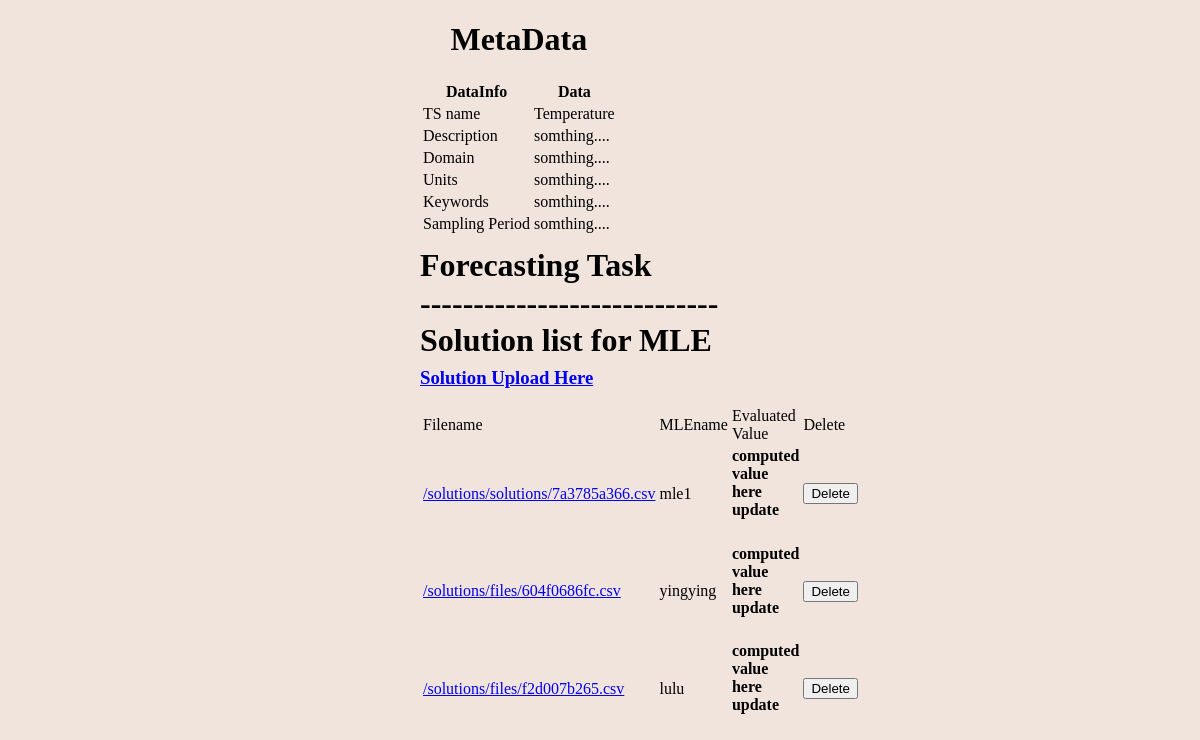
Before: /file/ with the older database file.
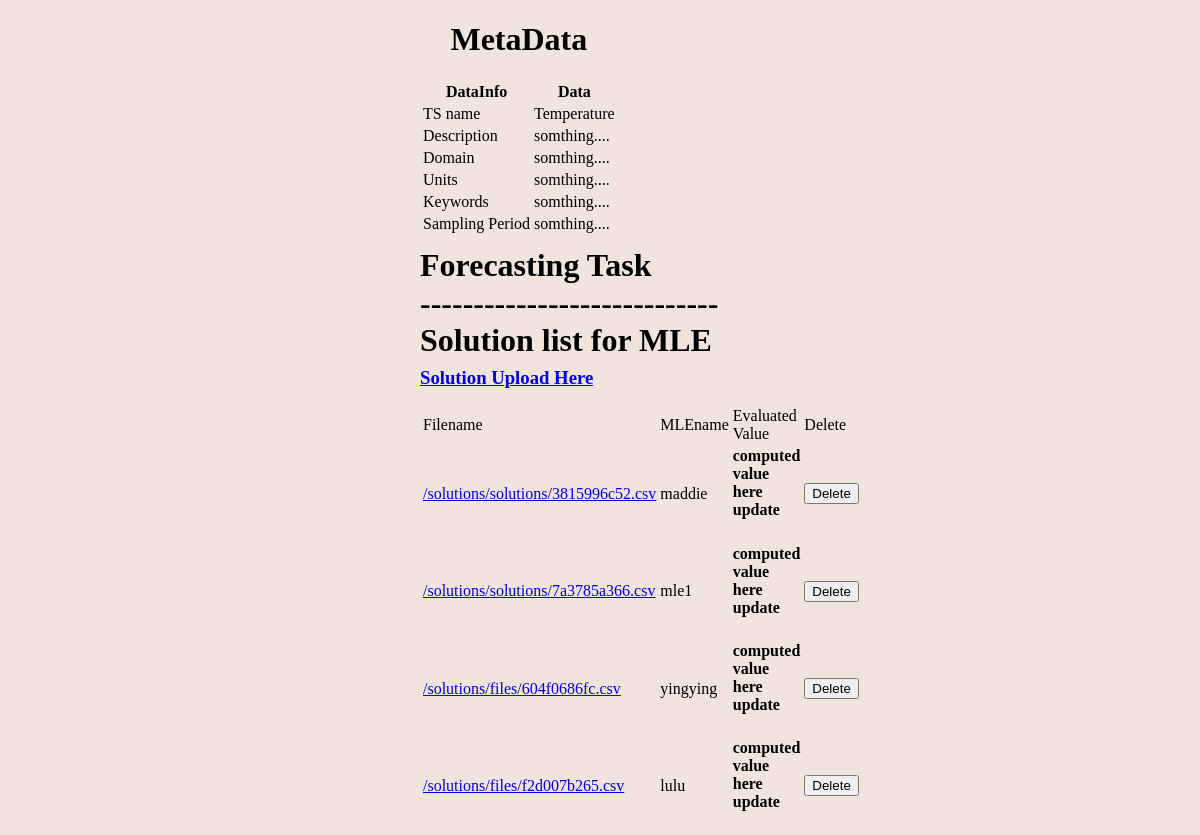
After: the same page with the newer database file.
### file_upload/models.py (models this page shows, shortened)
class File(models.Model):
    upload_method = models.CharField(max_length=20, verbose_name="User Name")
    file = models.FileField(upload_to=user_directory_path, null=True)

### file_upload/views.py (the view)
# urls.py: path('', views.file_list, name='file_list'),
def file_list(request):
    files = File.objects.order_by('-id')
    return render(request, 'file_list.html', {'files': files})

### file_upload/templates/file_list.html (shortened to what this page needs)
{% block content %}
<table>
  <caption>
    <h1><b>MetaData</b></h1>
  </caption>
  <tr>
    <th>DataInfo</th>
    <th>Data</th>
  </tr>
  <tr>
    <td>TS name</td>
    <td>Temperature</td>
  </tr>
  <tr>
    <td>Description</td>
    <td>somthing....</td>
  </tr>
  <tr>
    <td>Domain</td>
    <td>somthing....</td>
  </tr>
  <tr>
    <td>Units</td>
    <td>somthing....</td>
  </tr>
  <tr>
    <td>Keywords</td>
    <td>somthing....</td>
  </tr>
  <tr>
    <td>Sampling Period</td>
    <td>somthing....</td>
  </tr>
</table>
<h1>Forecasting Task</h1>
<h1>----------------------------</h1>
<h1>Solution list for MLE</h1>
<h3><a href="/file/upload/">Solution Upload Here </a></h3>
{% if files %}
<table class="table table-striped">
  <tbody>
    <tr>
      <td>Filename</td>
      <td>MLEname</td>
      <td>Evaluated Value</td>
      <td>Delete</td>
    </tr>
    {% for file in files %}
    <tr>
      <td><a href="{{ file.file.url }}">{{ file.file.url }}</a></td>
      <td>{{ file.upload_method }}</td>
      <td><h4>computed value here update</h4></td>
      <td>
        <a href="{% url 'file_upload:delete_file' file.id %}"
          ><button type="submit" class="btn btn-danger btn-sm">
            Delete
          </button></a
        >
      </td>
    </tr>
    {% endfor %}
  </tbody>
</table>
{% else %}
<p>
  No files uploaded yet. Please click
  <a href="{% url 'file_upload:file_upload' %}">here</a> to upload files.
</p>
{% endif %} {% endblock %}

Changed rows visible on the page:
added File: file "/solutions/solutions/3815996c52.csv", upload_method "maddie"
